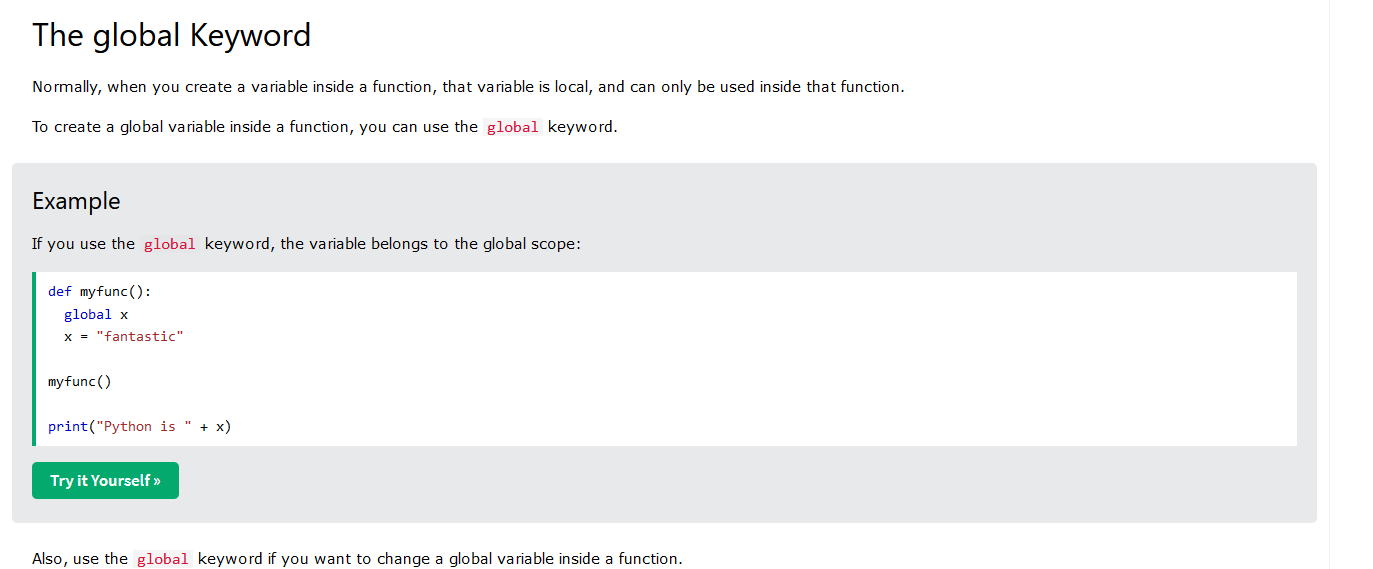
#> input picture hackathon/images_traitee/image_0.png, 1373 x 569 px
$ python -i main.py   (imports and definitions only)
#> lines starting #> are read from the running program, lines starting #| are printed output that depends on the picture; after the words box and inside, x2 and y2 are one past the last pixel; in counts of white or black regions, pixels touching at a corner belong together
import shutil

import cv2
import numpy as np
import sys
import os.path


from tesseract import decompose_img
from analyse_contrast import pourcentage_de_contrast
import statistics


"""
if len(sys.argv) != 3:
    print("%s input_file output_file" % (sys.argv[0]))
    sys.exit()
else:
    input_file = sys.argv[1]
    output_file = sys.argv[2]"""


# Determine pixel intensity
# Apparently human eyes register colors differently.
# TVs use this formula to determine
# pixel intensity = 0.30R + 0.59G + 0.11B
# [15 lines left out: functions ii, connected, not called in this run]


# Helper function to return a given contour
def c(index):

    return contours[ index ]


# Count the number of real children
# [15 lines left out: function count_children, not called in this run]


# Quick check to test if the contour is a child
def is_child(index, h_):
    return get_parent(index, h_) > 0


# Get the first parent of the contour that we care about
# [34 lines left out: functions get_parent, count_siblings, not called in this run]


# Whether we care about this contour
def keep(contour):
    return keep_box(contour) and connected(contour)


# Whether we should keep the containing box of this
# contour based on it's shape
# [51 lines left out: functions keep_box, include_box, not called in this run]

def main(input_file):
#> called with input_file = '../hackathon/images_traitee/image_0.png'
    global img_y, img_x,contours, hierarchy, edges, DEBUG, img
    if not os.path.isfile(input_file):
        print("No such file '%s'" % input_file)

        sys.exit()

    DEBUG = 0
    # Load the image
    orig_img = cv2.imread(input_file)
#> orig_img is the input picture: shape (569, 1373, 3); mean B, G, R 244.6, 244.3, 242.7

    # Add a border to the image for processing sake
    # img = cv2.copyMakeBorder(orig_img, 50, 50, 50, 50, cv2.BORDER_CONSTANT)

    img = orig_img.copy()
    # Calculate the width and height of the image
    img_y = len(img)
#> img_y = 569
    img_x = len(img[ 0 ])
#> img_x = 1373

    if DEBUG:
        print("Image is " + str(len(img)) + "x" + str(len(img[ 0 ])))

    # Split out each channel
    blue, green, red = cv2.split(img)

    # Run canny edge detection on each channel
    blue_edges = cv2.Canny(blue, 200, 250)
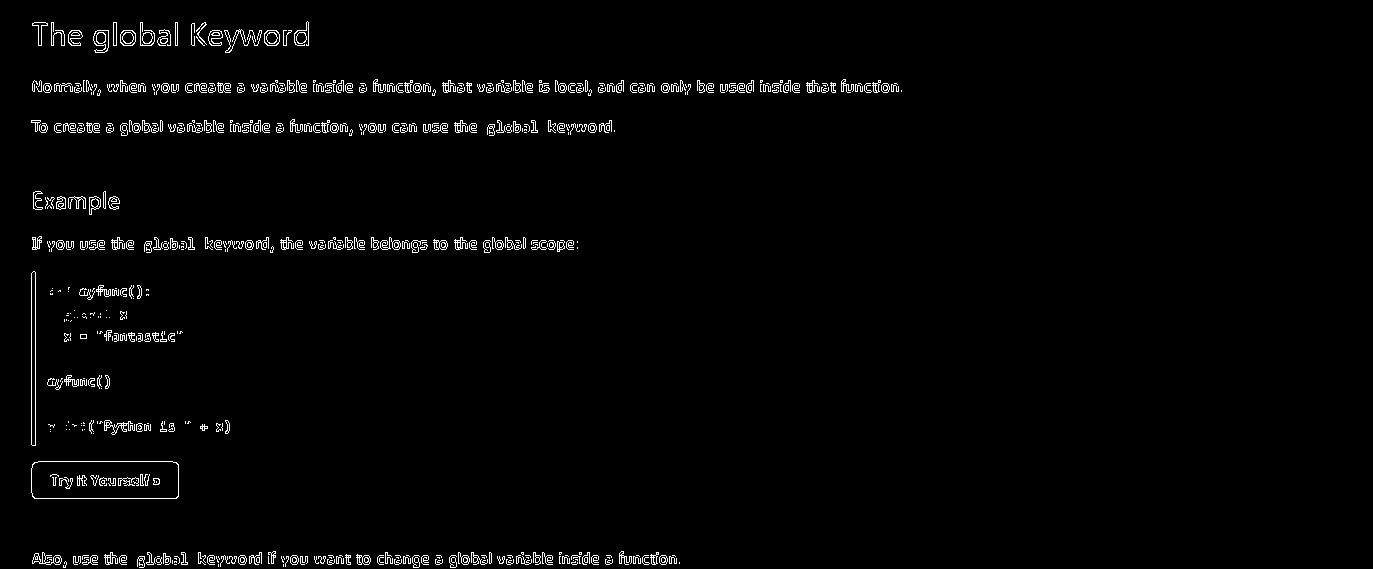
#> blue_edges: shape (569, 1373); 1.9% white in thin lines or dots, all inside (x1, y1, x2, y2) = (31, 21, 902, 568)
    green_edges = cv2.Canny(green, 200, 250)
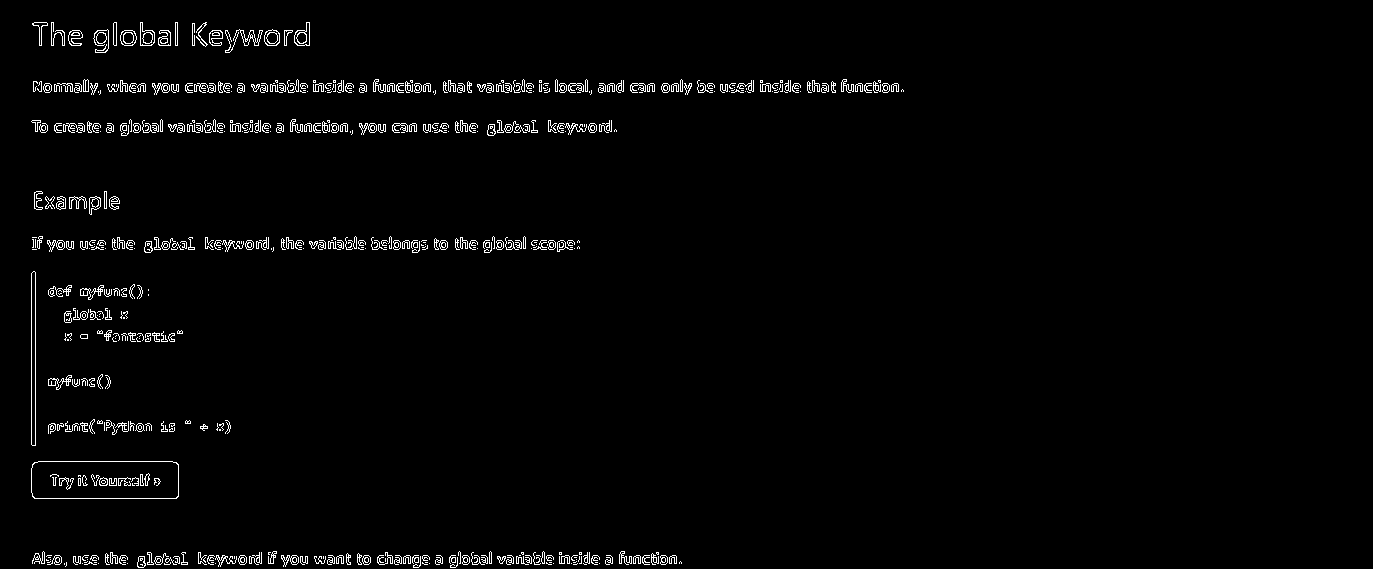
#> green_edges: shape (569, 1373); 1.9% white in thin lines or dots, all inside (x1, y1, x2, y2) = (31, 22, 904, 568)
    red_edges = cv2.Canny(red, 200, 250)
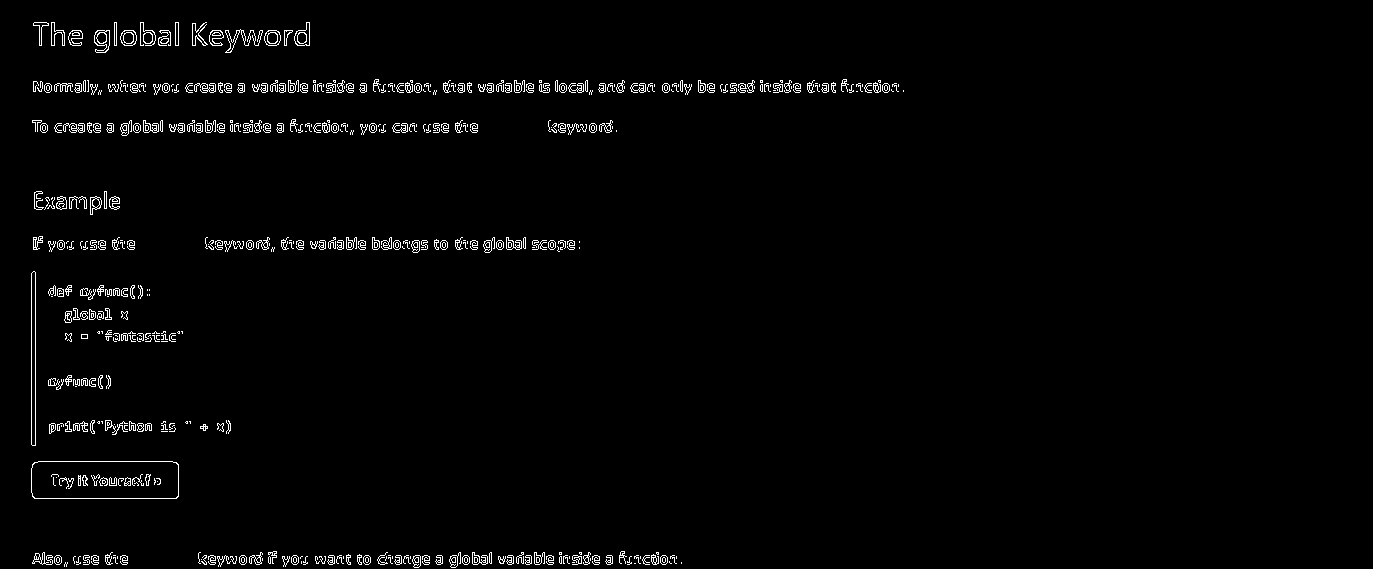
#> red_edges: shape (569, 1373); 1.8% white in thin lines or dots, all inside (x1, y1, x2, y2) = (31, 22, 904, 568)

    # Join edges back into image
    edges = blue_edges | green_edges | red_edges
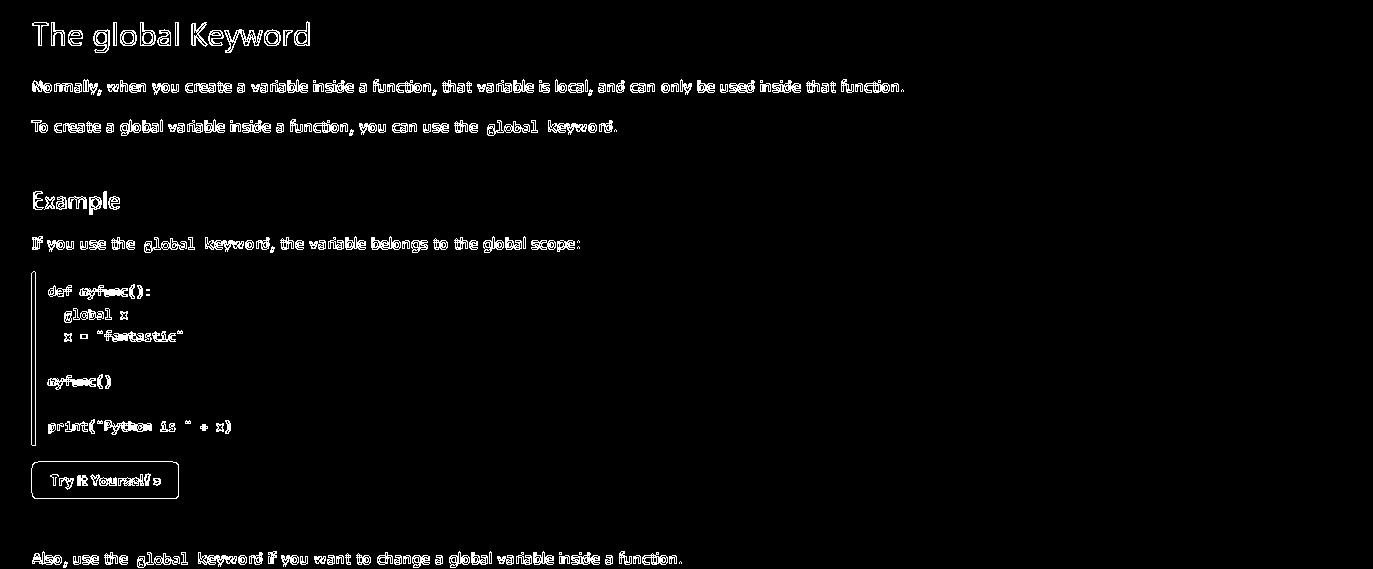
#> edges: shape (569, 1373); 2.7% white in thin lines or dots, all inside (x1, y1, x2, y2) = (31, 21, 904, 568)

    # Find the contours
    contours, hierarchy = cv2.findContours(edges.copy(), cv2.RETR_TREE, cv2.CHAIN_APPROX_NONE)
#> contours = 1924 contours, 1656 with area under 20; largest, box (x1, y1, x2, y2) and area: (31, 461, 179, 499) 5408, (31, 461, 179, 499) 5398, (31, 271, 36, 446) 693, (31, 271, 36, 446) 692, (104, 420, 152, 435) 326
#> (the run stopped early here; a loop or call above may not have finished)

$ run again, on hackathon/images_traitee/image_6.png
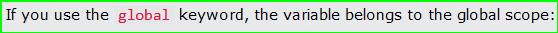
#> input picture hackathon/images_traitee/image_6.png, 558 x 33 px
#> in main, orig_img is the input picture: shape (33, 558, 3); mean B, G, R 194.6, 216.9, 192.9
#> img_y = 33
#> img_x = 558
#> in main, `blue_edges = cv2.Canny(blue, 200, 250)`:
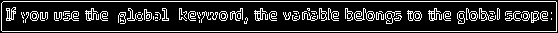
#> blue_edges: shape (33, 558); 17.9% white in thin lines or dots
#> green_edges: shape (33, 558); 11.5% white in thin lines or dots, all inside (x1, y1, x2, y2) = (6, 7, 554, 24)
#> red_edges: shape (33, 558); 16.1% white in thin lines or dots
#> in main, `edges = blue_edges | green_edges | red_edges`:
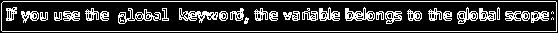
#> edges: shape (33, 558); 22.4% white in thin lines or dots
#> contours = 309 contours, 271 with area under 20; largest, box (x1, y1, x2, y2) and area: (1, 1, 557, 32) 16647, (1, 1, 557, 32) 16646, (118, 8, 161, 24) 272, (345, 7, 375, 21) 248, (179, 8, 218, 23) 242
